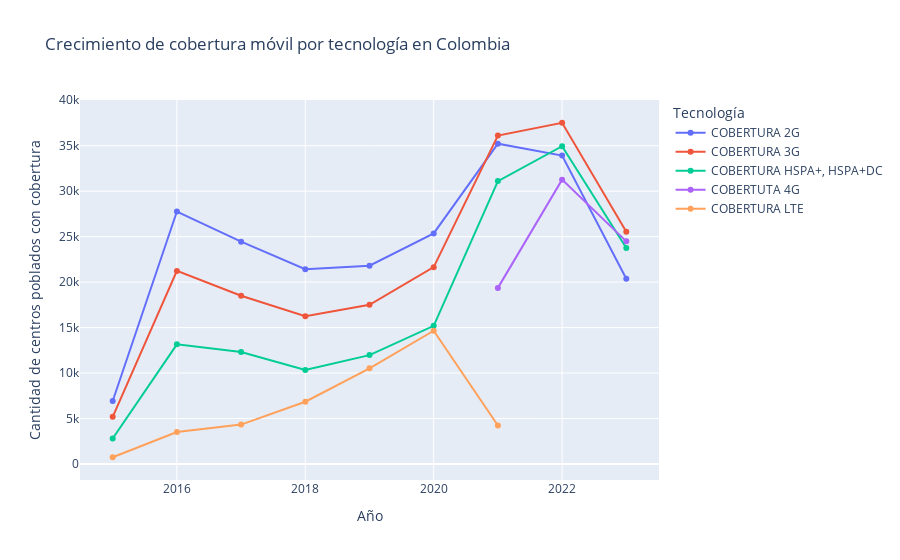

The notebook cell saved with this chart:
### Code cell
def analizar_evolucion_cuota_mercado(df, tecnologia):
	resultado = []
	años = sorted(df['AÑO'].unique())
	
	for año in años:
		df_año = df[(df[tecnologia] == 'S') & (df['AÑO'] == año)]
		total = len(df_año)
		
		if total > 0:
			cuota = df_año.groupby('PROVEEDOR').size().reset_index(name='Centros')
			cuota['Porcentaje'] = (cuota['Centros'] / total) * 100
			cuota['AÑO'] = año
			resultado.append(cuota)
	
	if len(resultado) > 0:
		return pd.concat(resultado, ignore_index=True)
	else:
		return pd.DataFrame()

def analizar_cuota_mercado_por_tecnologia(df, tecnologia, año):
	df_tecnologia = df[(df[tecnologia] == 'S') & (df['AÑO'] == año)]
	cuota = df_tecnologia.groupby('PROVEEDOR').size().reset_index(name='Centros con cobertura')
	total = cuota['Centros con cobertura'].sum()
	if total > 0:
		cuota['Porcentaje'] = (cuota['Centros con cobertura'] / total) * 100
	else:
		cuota['Porcentaje'] = 0
	cuota = cuota.sort_values('Centros con cobertura', ascending=False)
	return cuota

def obtener_crecimiento_de_cobertura_por_ano(df, tecnologia):
	df_tecnologia = df[df[tecnologia] == 'S']
	df_tecnologia_por_ano = df_tecnologia.groupby('AÑO').size().reset_index(name='Cantidad de centros poblados con cobertura')
	return df_tecnologia_por_ano
	
tipos_de_tecnologia = [
    'COBERTURA 2G',
    'COBERTURA 3G',
    'COBERTURA HSPA+, HSPA+DC',
    'COBERTUTA 4G',
    'COBERTURA LTE',
    'COBERTURA 5G'
]
df_crecimiento_cobertura = {}

for tecnologia in tipos_de_tecnologia:
	df_crecimiento_cobertura[tecnologia] = obtener_crecimiento_de_cobertura_por_ano(df, tecnologia)
	
fig = go.Figure()

for tecnologia, df_tecnologia in df_crecimiento_cobertura.items():
	fig.add_trace(
		go.Scatter(
			x=df_tecnologia['AÑO'], 
			y=df_tecnologia['Cantidad de centros poblados con cobertura'], 
			mode='lines+markers', 
			name=tecnologia
		)
	)
fig.update_layout(
	title='Crecimiento de cobertura móvil por tecnología en Colombia',
	xaxis_title='Año',
	yaxis_title='Cantidad de centros poblados con cobertura',
	legend_title='Tecnología'
)
fig.write_html('graficos/crecimiento_cobertura_movil_por_tecnologia.html')
fig.show()

### Figure 1 — Plotly figure (JSON) as saved in the notebook; plotly's stock layout.template omitted (floating-point values rounded to 4 significant figures)
{"data": [{"mode": "lines+markers", "name": "COBERTURA 2G", "type": "scatter", "x": [2015, 2016, 2017, 2018, 2019, 2020, 2021, 2022, 2023], "y": [6935, 27760, 24443, 21420, 21812, 25351, 35221, 33912, 20377]}, {"mode": "lines+markers", "name": "COBERTURA 3G", "type": "scatter", "x": [2015, 2016, 2017, 2018, 2019, 2020, 2021, 2022, 2023], "y": [5190, 21236, 18504, 16246, 17512, 21648, 36114, 37522, 25547]}, {"mode": "lines+markers", "name": "COBERTURA HSPA+, HSPA+DC", "type": "scatter", "x": [2015, 2016, 2017, 2018, 2019, 2020, 2021, 2022, 2023], "y": [2810, 13158, 12311, 10350, 11975, 15193, 31104, 34941, 23745]}, {"mode": "lines+markers", "name": "COBERTUTA 4G", "type": "scatter", "x": [2021, 2022, 2023], "y": [19367, 31266, 24481]}, {"mode": "lines+markers", "name": "COBERTURA LTE", "type": "scatter", "x": [2015, 2016, 2017, 2018, 2019, 2020, 2021], "y": [745, 3523, 4337, 6850, 10527, 14657, 4239]}, {"mode": "lines+markers", "name": "COBERTURA 5G", "type": "scatter", "x": [], "y": []}], "layout": {"legend": {"title": {"text": "Tecnología"}}, "title": {"text": "Crecimiento de cobertura móvil por tecnología en Colombia"}, "xaxis": {"title": {"text": "Año"}}, "yaxis": {"title": {"text": "Cantidad de centros poblados con cobertura"}}}}
